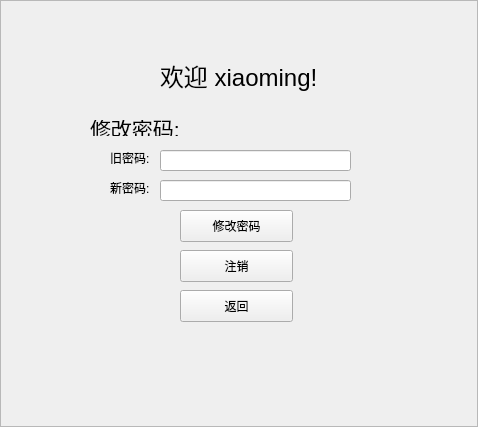
<?xml version="1.0" encoding="UTF-8"?>
<ui version="4.0">
 <class>AccountFrame</class>
 <widget class="QFrame" name="AccountFrame">
  <property name="geometry">
   <rect>
    <x>0</x>
    <y>0</y>
    <width>478</width>
    <height>427</height>
   </rect>
  </property>
  <property name="windowTitle">
   <string>Frame</string>
  </property>
  <property name="frameShape">
   <enum>QFrame::StyledPanel</enum>
  </property>
  <property name="frameShadow">
   <enum>QFrame::Raised</enum>
  </property>
  <widget class="QLabel" name="lb_welcome">
   <property name="geometry">
    <rect>
     <x>160</x>
     <y>60</y>
     <width>221</width>
     <height>31</height>
    </rect>
   </property>
   <property name="font">
    <font>
     <pointsize>18</pointsize>
    </font>
   </property>
   <property name="text">
    <string>欢迎 xiaoming!</string>
   </property>
  </widget>
  <widget class="QLineEdit" name="le_new_password">
   <property name="geometry">
    <rect>
     <x>160</x>
     <y>180</y>
     <width>191</width>
     <height>21</height>
    </rect>
   </property>
   <property name="echoMode">
    <enum>QLineEdit::Password</enum>
   </property>
  </widget>
  <widget class="QPushButton" name="btn_change_password">
   <property name="geometry">
    <rect>
     <x>180</x>
     <y>210</y>
     <width>113</width>
     <height>32</height>
    </rect>
   </property>
   <property name="text">
    <string>修改密码</string>
   </property>
  </widget>
  <widget class="QLabel" name="label_3">
   <property name="geometry">
    <rect>
     <x>110</x>
     <y>180</y>
     <width>60</width>
     <height>16</height>
    </rect>
   </property>
   <property name="text">
    <string>新密码:</string>
   </property>
  </widget>
  <widget class="QLabel" name="label_4">
   <property name="geometry">
    <rect>
     <x>90</x>
     <y>120</y>
     <width>91</width>
     <height>16</height>
    </rect>
   </property>
   <property name="font">
    <font>
     <pointsize>16</pointsize>
    </font>
   </property>
   <property name="text">
    <string>修改密码:</string>
   </property>
  </widget>
  <widget class="QPushButton" name="btn_return">
   <property name="geometry">
    <rect>
     <x>180</x>
     <y>290</y>
     <width>113</width>
     <height>32</height>
    </rect>
   </property>
   <property name="text">
    <string>返回</string>
   </property>
  </widget>
  <widget class="QPushButton" name="btn_logout">
   <property name="geometry">
    <rect>
     <x>180</x>
     <y>250</y>
     <width>113</width>
     <height>32</height>
    </rect>
   </property>
   <property name="text">
    <string>注销</string>
   </property>
  </widget>
  <widget class="QLabel" name="label">
   <property name="geometry">
    <rect>
     <x>110</x>
     <y>150</y>
     <width>60</width>
     <height>16</height>
    </rect>
   </property>
   <property name="text">
    <string>旧密码:</string>
   </property>
  </widget>
  <widget class="QLineEdit" name="lineEdit">
   <property name="geometry">
    <rect>
     <x>160</x>
     <y>150</y>
     <width>191</width>
     <height>21</height>
    </rect>
   </property>
  </widget>
 </widget>
 <resources/>
 <connections/>
</ui>
